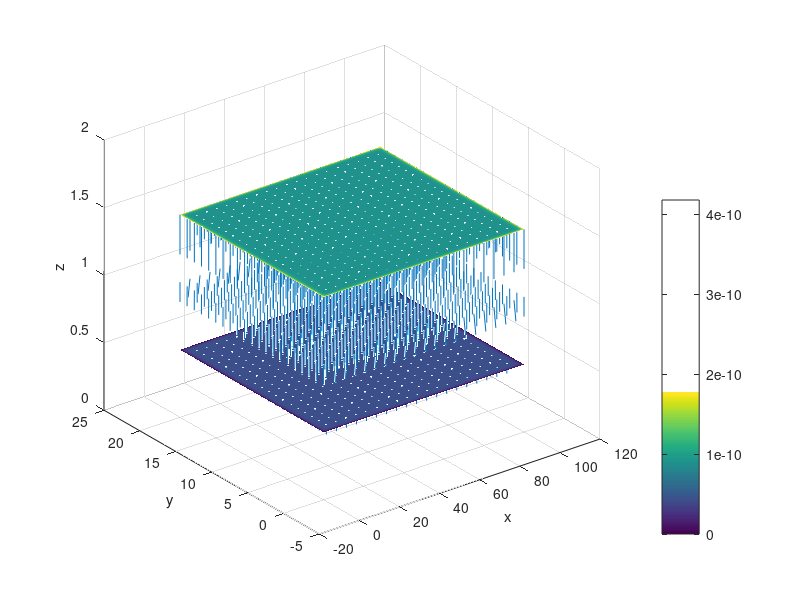

The MATLAB script that drew this image:
% A computational tool to calculate the capacitance of two plates
% using the Finite Difference Method (FDM)

clear;
clc;

% Grid dimensions - number of points
xdim=100;
ydim=100;
zdim=3; % real z dimension (plate separation) will be zdim - 1
        % the extra 1 is to account for plate height 
        % fluctuations (eg sinusodal plates). For fluctuations that
        % are more than one grid dimension, increase this and adjust 
        % the code for caluclating area and distance accordingly
dx = 1; % grid spacing (m), used for calculating the areas and distances
dy = 0.2;
dz = 0.5;

% Initialize voltage matrix
V_now=zeros(xdim+1, ydim+1, zdim+1);

% Define voltage of top plate
V_top = 10;

% Define functions for boundary conditions (non-parallel capacitor plates)
x = (0:xdim) * dx;
y = (0:ydim) * dy;
[X, Y] = meshgrid(x, y);

% BC functions for z position of sinusodal plates
% Comment out accordingly to choose what surface you wish to use
A_top  = 0.5;                 % amplitude (m)
z0_top = zdim*dz;            % mean height (m)
kx_top = 30*pi / (xdim*dx);          % wavelength is 2pi/k
ky_top = 1*pi / y(end);
Zsurf_top = z0_top + A_top * sin(kx_top * X); % only x direction
Zsurf_top = z0_top + A_top * sin(kx_top * X) .* sin(ky_top * Y);

A_bottom  = 0.5;            % amplitude (m)
z0_bottom = dz;                 % mean height (m)
kx_bottom = 30*pi / x(end);      % wavelength fits domain
ky_bottom = 1*pi / y(end);
Zsurf_bottom = z0_bottom + A_bottom * sin(kx_bottom * X); % only x direction
Zsurf_bottom = z0_bottom + A_bottom * sin(kx_bottom * X) .* sin(ky_bottom * Y);

% BC functions for z position of parallel plates
Zsurf_top = zdim*dz*ones(xdim+1, ydim+1);
Zsurf_bottom = dz*ones(xdim+1, ydim+1);

% BC for eliptical plate
elliptical = false; % Set to true if you wish to have the plate as an ellipse instead of rectangle
if elliptical
    a = xdim/2;   % semi-major axis (x)
    b = ydim/2;   % semi-minor axis (y)
    
    inEllipse = ((X-a).^2)/(a^2) + ((Y-b).^2)/(b^2) <= 1;
    Zsurf_top(~inEllipse) = NaN;
    Zsurf_bottom(~inEllipse) = NaN;
end

% Initialize boundary conditions (capacitor plates)
k_surf_top = round(Zsurf_top/dz) + 1; % round top surface indicies to nearest grid point
% Initialize all top plate grid points to V_top
for i = 1:xdim+1
    for j = 1:ydim+1
        k = k_surf_top(i, j);
        if k >= 1 && k <= zdim+1
            if elliptical
                a = xdim/2;
                b = ydim/2;
                if (i-a)^2/a^2 + (j-b)^2/b^2 <= 1
                    V_now(i, j, k) = V_top;
                end
            else
                V_now(i, j, k) = V_top;
            end
        end
    end
end
k_surf_bottom = round(Zsurf_bottom/dz) + 1; % round bottom surface indicies to nearest grid point
% Initialize all bottom plate grid points to 0
for i = 1:xdim+1
    for j = 1:ydim+1
        k = k_surf_bottom(i, j);
        if k >= 1 && k <= zdim+1
            if elliptical
                a = xdim/2;
                b = ydim/2;
                if (i-a)^2/a^2 + (j-b)^2/b^2 <= 1
                    V_now(i, j, k) = 0;
                end
            else
                V_now(i, j, k) = 0;
            end
        end
    end
end

% Iteration counter
iter=0;

% Calculation of maximum error between V_now and V_prev at all points
% By setting the applied voltage for only V_now, we have made V_now and
% V_prev different, hence error will be greater than zero and the program
% will enter the while loop following this command.
V_prev = V_now;
error=1;%max(max(abs(V_now-V_prev)));

% Fix the boundary conditions and only solve for between plates
k_surf_top = round(Zsurf_top/dz) + 1;
k_surf_bottom = round(Zsurf_bottom/dz) + 1;
fixed = false(xdim+1, ydim+1, zdim+1);
solve = false(xdim+1, ydim+1, zdim+1);
for i = 1:xdim+1
    for j = 1:ydim+1
        kb = k_surf_bottom(i,j); % grid indices of bottom plate
        kt = k_surf_top(i,j); % grid indices of top plate

        if kb >= 1 && kb <= zdim+1
            fixed(i,j,kb) = true;
            V_prev(i,j,kb) = 0; % fix bottom plate to V = 0
        end
        if kt >= 1 && kt <= zdim+1
            fixed(i,j,kt) = true;
            V_prev(i,j,kt) = V_top; % fix top plate to V = V_top
        end
        if kb < kt && kb >= 1 && kt <= zdim+1
            if elliptical
                a = xdim/2;
                b = ydim/2;
                if (i-a)^2/a^2 + (j-b)^2/b^2 <= 1
                    solve(i,j,kb+1:kt-1) = true; % only solve points that are between the plates and inside the ellipse
                end
            else
                solve(i,j,kb+1:kt-1) = true; % if not ellipse, solve for all points that are between the plates
            end
        end
    end
end

% Iteration loop
while(error>0.01)% Run this until convergence
    
    iter=iter+1; % Iteration counter increment
    
    % Updating present iteration using 6 point central diffrence (Taylor series) form
    % of Laplace equation obtained using Finite Difference Method
    for i = 2:xdim
        for j = 2:ydim
            for k = 2:zdim
                if solve(i,j,k) && ~fixed(i,j,k) % only update if solve = true and fixed = false
                    V_now(i, j, k) = (V_prev(i-1, j, k)+V_prev(i+1, j, k)+V_prev(i, j-1, k)+V_prev(i, j+1, k)+V_prev(i, j, k-1)+V_prev(i, j, k+1))/6;
                end
            end
        end
    end

    error=max(max(abs(V_now(:)-V_prev(:)))); % Calculate the maximum error between previous and current iteration at all points
    V_prev=V_now; % Updating previous iteration matrix to the last iteration performed
end

% Calculate electric field, E
figure;
[ex, ey, ez]=gradient(V_now, dx, dy, dz); % E, electric field
ex = -ex;
ey = -ey;
ez = -ez;

% Calculate charge density (rho)
epsilon0 = 8.854e-12;           % Air permittivity
Ex_top = zeros(xdim+1, ydim+1);
Ey_top = zeros(xdim+1, ydim+1);
Ez_top = zeros(xdim+1, ydim+1);
Ez_bot = zeros(xdim+1, ydim+1);
for i = 1:xdim+1
    for j = 1:ydim+1
        k_top = k_surf_top(i, j);
        k_bot = k_surf_bottom(i, j);
        if k_bot >= 1 && k_bot<k_top && k_top <= zdim+1
            Ez_top(i, j) = -ez(i, j, k_top);
            Ez_bot(i, j) = -ez(i, j, k_bot);
        end
    end
end
% Take rho as normal component of divergence of electric field on the surfaces
% Mostly accurate for parallel plates, less so for sinusoid or curved plates
rho_top = epsilon0 * Ez_top;        % top surface charge density (C/m^2)
rho_bot = epsilon0 * Ez_bot;        % bottom surface charge density (C/m^2)


% Plot the electric field distribution, charge density, and surfaces
[x, y, z] = meshgrid((0:size(V_now, 2)-1)*dx, (0:size(V_now,1)-1)*dy, (0:size(V_now,3)-1)*dz);

% Calculate the charge density colormap
Colour_top = abs(rho_top); % making a color matrix using the charge density
Colour_bot = abs(rho_bot); 

stepx = 5;   % x direction (every stepx'th point), change accordingly based on xdim
stepy = 5;   % y direction (every stepy'th point), change accordingly based on ydim
stepz = 1;   % z direction (keep all)

xs  = x(1:stepy:end, 1:stepx:end, 1:stepz:end);
ys  = y(1:stepy:end, 1:stepx:end, 1:stepz:end);
zs  = z(1:stepy:end, 1:stepx:end, 1:stepz:end);

exs = ex(1:stepy:end, 1:stepx:end, 1:stepz:end);
eys = ey(1:stepy:end, 1:stepx:end, 1:stepz:end);
ezs = ez(1:stepy:end, 1:stepx:end, 1:stepz:end);

h = quiver3(xs, ys, zs, exs, eys, ezs, 0.2); % quiver3 command creates a plot of E=-grad(V)
hold on
xlabel('x'); ylabel('y'); zlabel('z')

% Plot surfaces with charge density colourmap
surf(X, Y, Zsurf_top, Colour_top)
hold on
surf(X, Y, Zsurf_bottom, Colour_bot)
colorbar;
xlabel('x'); ylabel('y'); zlabel('z')
shading interp
hold off

% Calculate capacitance
C_top = sum(sum(rho_top./V_top)*dx*dy(:)) % Integrate over top surface and divide by potential difference (V_top)
C_bot = sum(sum(rho_bot./V_top)*dx*dy(:)) % Integrate over bottom surface and divide by potential difference (V_top)
C_avg = (abs(C_top)+abs(C_bot))/2
Percent_difference = abs(abs(C_top)-abs(C_bot))/abs(C_top)+abs(C_bot)*200
if elliptical
    A = pi*xdim*dx*ydim*dy/4; % plate area (ellipse)
else
    A = (xdim*dx) * (ydim*dy); % plate area (rectangle)
end
C_theoretical = epsilon0 * A / ((zdim-1)*dz) % for testing purposes, not accurate for curved plates
